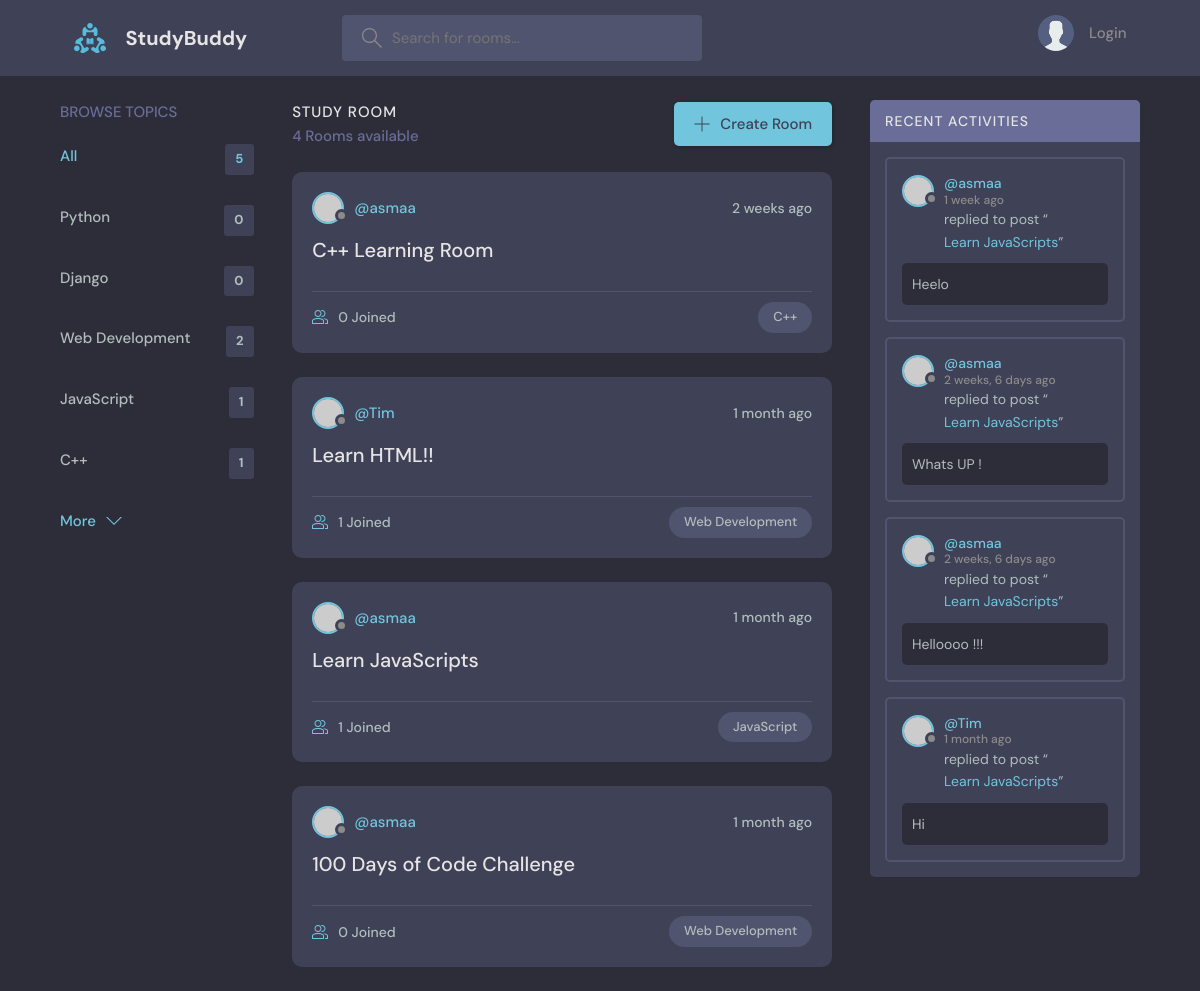
The page / on the database its author committed.
### base/models.py (models this page shows, shortened)
class Topic(models.Model):
    name = models.CharField(max_length=200)

class Room(models.Model):
    host = models.ForeignKey(User, on_delete=models.SET_NULL, null=True)
    topic = models.ForeignKey(Topic, on_delete=models.SET_NULL, null=True)
    name = models.CharField(max_length=200)
    description = models.TextField(null=True, blank=True)
    participants = models.ManyToManyField(User, related_name='participants', blank=True)
    updated = models.DateTimeField(auto_now=True)
    created = models.DateTimeField(auto_now_add=True)
    class Meta:
        ordering = ['-updated', '-created']
    def __str__(self):
        return self.name

class Message(models.Model):
    user = models.ForeignKey(User, on_delete=models.CASCADE)
    room = models.ForeignKey(Room, on_delete=models.CASCADE)
    body = models.TextField()
    updated = models.DateTimeField(auto_now=True)
    created = models.DateTimeField(auto_now_add=True)
    class Meta:
        ordering = ['-updated', '-created']

### base/views.py (the view)
# urls.py: path('', views.home, name="home"),
def home(request):
    q = request.GET.get('q') if request.GET.get('q') != None else ''
    rooms = Room.objects.filter(
        Q(topic__name__icontains=q) |
        Q(name__icontains=q) |
        Q(description__icontains=q)
        )
    topics = Topic.objects.all()[:5]
    room_count = rooms.count()
    room_messages = Message.objects.filter(Q(room__topic__name__icontains=q))
    context = {'rooms': rooms, 'topics': topics, 'room_count': room_count, 'room_messages': room_messages}
    return render(request, 'base/home.html', context)

### base/templates/base/home.html (shortened to what this page needs)
{% extends 'main.html' %}
{% block content %}
    <main class="layout layout--3">
      <div class="container">
        <div>
        {% include 'base/topics_component.html' %}
      </div>
        <div class="roomList">
          <div class="roomList__header">
            <div>
              <h2>Study Room</h2>
              <p>{{room_count}} Rooms available</p>
            </div>
            <a class="btn btn--main" href="{% url 'create-room' %}">
              <svg version="1.1" xmlns="http://www.w3.org/2000/svg" width="32" height="32" viewBox="0 0 32 32">
                <title>add</title>
                <path
                  d="M16.943 0.943h-1.885v14.115h-14.115v1.885h14.115v14.115h1.885v-14.115h14.115v-1.885h-14.115v-14.115z"
                ></path>
              </svg>
              Create Room
            </a>
          </div>
          {% include 'base/feed_component.html' %}
        </div>
        <div>
        {% include 'base/activity_component.html' %}
      </div>
      </div>
    </main>
{% endblock %}

### base/templates/base/topics_component.html (shortened to what this page needs)
<div class="topics">
    <div class="topics__header">
      <h2>Browse Topics</h2>
    </div>
    <ul class="topics__list">
      <li>
        <a href="{% url 'home' %}" class="active">All <span>{{topics.count}}</span></a>
      </li>
      {% for topic in topics %}
        <li>
            <a href="{% url 'home' %}?q={{topic.name}}">{{topic.name}}<span>{{topic.room_set.all.count}}</span></a>
        </li>
      {% endfor %}
    </ul>
    <a class="btn btn--link" href="{% url 'topics' %}">
      More
      <svg version="1.1" xmlns="http://www.w3.org/2000/svg" width="32" height="32" viewBox="0 0 32 32">
        <title>chevron-down</title>
        <path d="M16 21l-13-13h-3l16 16 16-16h-3l-13 13z"></path>
      </svg>
    </a>
  </div>
    <div>
    </div>

### base/templates/base/feed_component.html (shortened to what this page needs)
<div>
{% for room in rooms %}
    <div class="roomListRoom">
        <div class="roomListRoom__header">
            <a href="{% url 'user-profile' room.host.id %}" class="roomListRoom__author">
                <div class="avatar avatar--small">
                    <img src="https://randomuser.me/api/portraits/women/11.jpg" />
                </div>
                <span>@{{room.host.username}}</span>
            </a>
            <div class="roomListRoom__actions">
                <span>{{room.created|timesince}} ago</span>
            </div>
        </div>
        <div class="roomListRoom__content">
            <a href="{% url 'room' room.id %}">{{room.name}}</a>
        </div>
        <div class="roomListRoom__meta">
            <a href="{% url 'room' room.id %}" class="roomListRoom__joined">
                {{ room.participants.all.count }} Joined
            </a>
            <p class="roomListRoom__topic">{{ room.topic.name }}</p>
        </div>
    </div>
  {% endfor %}
</div>

### base/templates/base/activity_component.html (shortened to what this page needs)
<div class="activities">
    <div class="activities__header">
        <h2>Recent Activities</h2>
    </div>
    {% for message in room_messages %}
        <div class="activities__box">
            <div class="activities__boxHeader roomListRoom__header">
                <a href="{% url 'user-profile' message.user.id %}" class="roomListRoom__author">
                <div class="avatar avatar--small">
                    <img src="https://randomuser.me/api/portraits/women/11.jpg" />
                </div>
                <p>
                    @{{message.user}}
                    <span>{{message.created|timesince}} ago</span>
                </p>
                </a>
            </div>
            <div class="activities__boxContent">
                <p>replied to post “<a href="{% url 'room' message.room.id %}">{{message.room}}</a>”</p>
                <div class="activities__boxRoomContent">
                    {{message.body}}
                </div>
            </div>
        </div>
    {% endfor %}
</div>

### rows shown on the page
Topic: name "Python", room_set.all.count "0"
Topic: name "Django", room_set.all.count "0"
Topic: name "Web Development", room_set.all.count "2"
Topic: name "JavaScript", room_set.all.count "1"
Topic: name "C++", room_set.all.count "1"
Room: host.username "asmaa", created "2 weeks", name "C++ Learning Room", participants.all.count "0", topic.name "C++"
Room: host.username "Tim", created "1 month", name "Learn HTML!!", participants.all.count "1", topic.name "Web Development"
Room: host.username "asmaa", created "1 month", name "Learn JavaScripts", participants.all.count "1", topic.name "JavaScript"
Room: host.username "asmaa", created "1 month", name "100 Days of Code Challenge", participants.all.count "0", topic.name "Web Development"
Message: user "asmaa", created "1 week", room "Learn JavaScripts", body "Heelo"
Message: user "asmaa", created "2 weeks, 6 days", room "Learn JavaScripts", body "Whats UP !"
Message: user "asmaa", created "2 weeks, 6 days", room "Learn JavaScripts", body "Helloooo !!!"
Message: user "Tim", created "1 month", room "Learn JavaScripts", body "Hi"

### other values the page prints
{{ topics.count }} "5"
{{ room_count }} "4"
